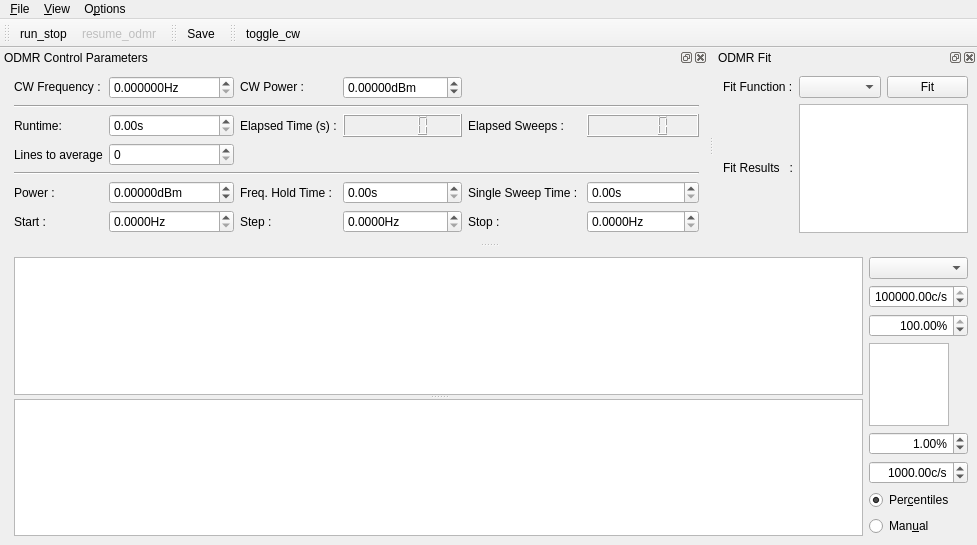
<?xml version="1.0" encoding="UTF-8"?>
<ui version="4.0">
 <class>MainWindow</class>
 <widget class="QMainWindow" name="MainWindow">
  <property name="geometry">
   <rect>
    <x>0</x>
    <y>0</y>
    <width>977</width>
    <height>545</height>
   </rect>
  </property>
  <property name="contextMenuPolicy">
   <enum>Qt::DefaultContextMenu</enum>
  </property>
  <property name="windowTitle">
   <string>qudi-hira: cwODMR (AWG)</string>
  </property>
  <widget class="QWidget" name="centralwidget">
   <layout class="QHBoxLayout" name="horizontalLayout">
    <item>
     <spacer name="horizontalSpacer">
      <property name="orientation">
       <enum>Qt::Horizontal</enum>
      </property>
      <property name="sizeHint" stdset="0">
       <size>
        <width>5</width>
        <height>20</height>
       </size>
      </property>
     </spacer>
    </item>
    <item>
     <widget class="QSplitter" name="splitter">
      <property name="sizePolicy">
       <sizepolicy hsizetype="Preferred" vsizetype="Expanding">
        <horstretch>1</horstretch>
        <verstretch>0</verstretch>
       </sizepolicy>
      </property>
      <property name="orientation">
       <enum>Qt::Vertical</enum>
      </property>
      <widget class="PlotWidget" name="odmr_PlotWidget">
       <property name="sizePolicy">
        <sizepolicy hsizetype="Expanding" vsizetype="Expanding">
         <horstretch>1</horstretch>
         <verstretch>1</verstretch>
        </sizepolicy>
       </property>
      </widget>
      <widget class="PlotWidget" name="odmr_matrix_PlotWidget">
       <property name="sizePolicy">
        <sizepolicy hsizetype="Expanding" vsizetype="Expanding">
         <horstretch>1</horstretch>
         <verstretch>1</verstretch>
        </sizepolicy>
       </property>
      </widget>
     </widget>
    </item>
    <item>
     <layout class="QVBoxLayout" name="verticalLayout">
      <item>
       <widget class="QComboBox" name="odmr_channel_ComboBox"/>
      </item>
      <item>
       <widget class="ScienDSpinBox" name="odmr_cb_max_DoubleSpinBox">
        <property name="maximumSize">
         <size>
          <width>100</width>
          <height>16777215</height>
         </size>
        </property>
        <property name="alignment">
         <set>Qt::AlignRight|Qt::AlignTrailing|Qt::AlignVCenter</set>
        </property>
        <property name="suffix">
         <string>c/s</string>
        </property>
        <property name="minimum">
         <double>-10.000000000000000</double>
        </property>
        <property name="maximum">
         <double>1000000000.000000000000000</double>
        </property>
        <property name="value">
         <double>100000.000000000000000</double>
        </property>
       </widget>
      </item>
      <item>
       <widget class="ScienDSpinBox" name="odmr_cb_high_percentile_DoubleSpinBox">
        <property name="maximumSize">
         <size>
          <width>100</width>
          <height>16777215</height>
         </size>
        </property>
        <property name="alignment">
         <set>Qt::AlignRight|Qt::AlignTrailing|Qt::AlignVCenter</set>
        </property>
        <property name="suffix">
         <string>%</string>
        </property>
        <property name="minimum">
         <double>0.000000000000000</double>
        </property>
        <property name="maximum">
         <double>100.000000000000000</double>
        </property>
        <property name="value">
         <double>100.000000000000000</double>
        </property>
       </widget>
      </item>
      <item>
       <widget class="PlotWidget" name="odmr_cb_PlotWidget">
        <property name="sizePolicy">
         <sizepolicy hsizetype="Expanding" vsizetype="Expanding">
          <horstretch>0</horstretch>
          <verstretch>0</verstretch>
         </sizepolicy>
        </property>
        <property name="maximumSize">
         <size>
          <width>80</width>
          <height>16777215</height>
         </size>
        </property>
       </widget>
      </item>
      <item>
       <widget class="ScienDSpinBox" name="odmr_cb_low_percentile_DoubleSpinBox">
        <property name="maximumSize">
         <size>
          <width>100</width>
          <height>16777215</height>
         </size>
        </property>
        <property name="alignment">
         <set>Qt::AlignRight|Qt::AlignTrailing|Qt::AlignVCenter</set>
        </property>
        <property name="suffix">
         <string>%</string>
        </property>
        <property name="minimum">
         <double>0.000000000000000</double>
        </property>
        <property name="maximum">
         <double>100.000000000000000</double>
        </property>
        <property name="value">
         <double>1.000000000000000</double>
        </property>
       </widget>
      </item>
      <item>
       <widget class="ScienDSpinBox" name="odmr_cb_min_DoubleSpinBox">
        <property name="maximumSize">
         <size>
          <width>100</width>
          <height>16777215</height>
         </size>
        </property>
        <property name="alignment">
         <set>Qt::AlignRight|Qt::AlignTrailing|Qt::AlignVCenter</set>
        </property>
        <property name="suffix">
         <string>c/s</string>
        </property>
        <property name="minimum">
         <double>-10.000000000000000</double>
        </property>
        <property name="maximum">
         <double>1000000000.000000000000000</double>
        </property>
        <property name="value">
         <double>1000.000000000000000</double>
        </property>
       </widget>
      </item>
      <item>
       <widget class="QRadioButton" name="odmr_cb_centiles_RadioButton">
        <property name="text">
         <string>Per&amp;centiles</string>
        </property>
        <property name="checked">
         <bool>true</bool>
        </property>
        <attribute name="buttonGroup">
         <string notr="true">buttonGroup</string>
        </attribute>
       </widget>
      </item>
      <item>
       <widget class="QRadioButton" name="odmr_cb_manual_RadioButton">
        <property name="text">
         <string>Man&amp;ual</string>
        </property>
        <attribute name="buttonGroup">
         <string notr="true">buttonGroup</string>
        </attribute>
       </widget>
      </item>
     </layout>
    </item>
   </layout>
  </widget>
  <widget class="QMenuBar" name="menubar">
   <property name="geometry">
    <rect>
     <x>0</x>
     <y>0</y>
     <width>977</width>
     <height>21</height>
    </rect>
   </property>
   <widget class="QMenu" name="menu_File">
    <property name="title">
     <string>&amp;File</string>
    </property>
    <addaction name="action_Save"/>
    <addaction name="action_Close"/>
   </widget>
   <widget class="QMenu" name="menu_Options">
    <property name="title">
     <string>O&amp;ptions</string>
    </property>
    <addaction name="action_Settings"/>
    <addaction name="action_FitSettings"/>
   </widget>
   <widget class="QMenu" name="menu_View">
    <property name="title">
     <string>&amp;View</string>
    </property>
    <addaction name="action_RestoreDefault"/>
   </widget>
   <addaction name="menu_File"/>
   <addaction name="menu_View"/>
   <addaction name="menu_Options"/>
  </widget>
  <widget class="QToolBar" name="toolBar">
   <property name="windowTitle">
    <string>toolBar</string>
   </property>
   <attribute name="toolBarArea">
    <enum>TopToolBarArea</enum>
   </attribute>
   <attribute name="toolBarBreak">
    <bool>false</bool>
   </attribute>
   <addaction name="action_run_stop"/>
   <addaction name="action_resume_odmr"/>
  </widget>
  <widget class="QDockWidget" name="odmr_control_DockWidget">
   <property name="enabled">
    <bool>true</bool>
   </property>
   <property name="sizePolicy">
    <sizepolicy hsizetype="Fixed" vsizetype="Fixed">
     <horstretch>1</horstretch>
     <verstretch>0</verstretch>
    </sizepolicy>
   </property>
   <property name="baseSize">
    <size>
     <width>0</width>
     <height>20</height>
    </size>
   </property>
   <property name="toolTip">
    <string/>
   </property>
   <property name="windowTitle">
    <string>ODMR Control Parameters</string>
   </property>
   <attribute name="dockWidgetArea">
    <number>4</number>
   </attribute>
   <widget class="QWidget" name="dockWidgetContents_3">
    <property name="sizePolicy">
     <sizepolicy hsizetype="Minimum" vsizetype="Minimum">
      <horstretch>0</horstretch>
      <verstretch>0</verstretch>
     </sizepolicy>
    </property>
    <layout class="QGridLayout" name="gridLayout">
     <item row="1" column="1" colspan="6">
      <widget class="Line" name="line_2">
       <property name="minimumSize">
        <size>
         <width>0</width>
         <height>0</height>
        </size>
       </property>
       <property name="lineWidth">
        <number>1</number>
       </property>
       <property name="midLineWidth">
        <number>0</number>
       </property>
       <property name="orientation">
        <enum>Qt::Horizontal</enum>
       </property>
      </widget>
     </item>
     <item row="6" column="5">
      <widget class="QLabel" name="label_5">
       <property name="sizePolicy">
        <sizepolicy hsizetype="Minimum" vsizetype="Minimum">
         <horstretch>0</horstretch>
         <verstretch>0</verstretch>
        </sizepolicy>
       </property>
       <property name="text">
        <string>Stop :</string>
       </property>
      </widget>
     </item>
     <item row="0" column="3">
      <widget class="QLabel" name="label_6">
       <property name="sizePolicy">
        <sizepolicy hsizetype="Minimum" vsizetype="Fixed">
         <horstretch>0</horstretch>
         <verstretch>0</verstretch>
        </sizepolicy>
       </property>
       <property name="text">
        <string>CW Power :</string>
       </property>
      </widget>
     </item>
     <item row="6" column="6">
      <widget class="ScienDSpinBox" name="stop_freq_DoubleSpinBox">
       <property name="sizePolicy">
        <sizepolicy hsizetype="Minimum" vsizetype="Fixed">
         <horstretch>0</horstretch>
         <verstretch>0</verstretch>
        </sizepolicy>
       </property>
       <property name="suffix">
        <string>Hz</string>
       </property>
       <property name="decimals">
        <number>4</number>
       </property>
       <property name="minimum">
        <double>0.000000000000000</double>
       </property>
       <property name="maximum">
        <double>1000000000.000000000000000</double>
       </property>
      </widget>
     </item>
     <item row="0" column="2">
      <widget class="ScienDSpinBox" name="cw_frequency_DoubleSpinBox">
       <property name="sizePolicy">
        <sizepolicy hsizetype="Minimum" vsizetype="Fixed">
         <horstretch>0</horstretch>
         <verstretch>0</verstretch>
        </sizepolicy>
       </property>
       <property name="suffix">
        <string>Hz</string>
       </property>
       <property name="decimals">
        <number>6</number>
       </property>
       <property name="maximum">
        <double>1000000000.000000000000000</double>
       </property>
       <property name="singleStep">
        <double>0.010000000000000</double>
       </property>
      </widget>
     </item>
     <item row="2" column="2">
      <widget class="QDoubleSpinBox" name="runtime_DoubleSpinBox">
       <property name="sizePolicy">
        <sizepolicy hsizetype="Minimum" vsizetype="Fixed">
         <horstretch>0</horstretch>
         <verstretch>0</verstretch>
        </sizepolicy>
       </property>
       <property name="suffix">
        <string>s</string>
       </property>
       <property name="maximum">
        <double>10000000.000000000000000</double>
       </property>
      </widget>
     </item>
     <item row="2" column="5">
      <widget class="QLabel" name="label_10">
       <property name="sizePolicy">
        <sizepolicy hsizetype="Minimum" vsizetype="Minimum">
         <horstretch>0</horstretch>
         <verstretch>0</verstretch>
        </sizepolicy>
       </property>
       <property name="text">
        <string>Elapsed Sweeps :</string>
       </property>
      </widget>
     </item>
     <item row="6" column="2">
      <widget class="ScienDSpinBox" name="start_freq_DoubleSpinBox">
       <property name="sizePolicy">
        <sizepolicy hsizetype="Minimum" vsizetype="Fixed">
         <horstretch>0</horstretch>
         <verstretch>0</verstretch>
        </sizepolicy>
       </property>
       <property name="suffix">
        <string>Hz</string>
       </property>
       <property name="decimals">
        <number>4</number>
       </property>
       <property name="maximum">
        <double>1000000000.000000000000000</double>
       </property>
      </widget>
     </item>
     <item row="0" column="4">
      <widget class="ScienDSpinBox" name="cw_power_DoubleSpinBox">
       <property name="sizePolicy">
        <sizepolicy hsizetype="Minimum" vsizetype="Fixed">
         <horstretch>0</horstretch>
         <verstretch>0</verstretch>
        </sizepolicy>
       </property>
       <property name="suffix">
        <string>dBm</string>
       </property>
       <property name="decimals">
        <number>5</number>
       </property>
       <property name="minimum">
        <double>-1000.000000000000000</double>
       </property>
       <property name="maximum">
        <double>100.000000000000000</double>
       </property>
      </widget>
     </item>
     <item row="3" column="1">
      <widget class="QLabel" name="average_label">
       <property name="text">
        <string>Lines to average</string>
       </property>
      </widget>
     </item>
     <item row="5" column="2">
      <widget class="ScienDSpinBox" name="sweep_power_DoubleSpinBox">
       <property name="sizePolicy">
        <sizepolicy hsizetype="Minimum" vsizetype="Fixed">
         <horstretch>0</horstretch>
         <verstretch>0</verstretch>
        </sizepolicy>
       </property>
       <property name="suffix">
        <string>dBm</string>
       </property>
       <property name="decimals">
        <number>5</number>
       </property>
       <property name="minimum">
        <double>-1000.000000000000000</double>
       </property>
       <property name="maximum">
        <double>100.000000000000000</double>
       </property>
      </widget>
     </item>
     <item row="4" column="1" colspan="6">
      <widget class="Line" name="line">
       <property name="orientation">
        <enum>Qt::Horizontal</enum>
       </property>
      </widget>
     </item>
     <item row="0" column="1">
      <widget class="QLabel" name="label">
       <property name="sizePolicy">
        <sizepolicy hsizetype="Minimum" vsizetype="Fixed">
         <horstretch>0</horstretch>
         <verstretch>0</verstretch>
        </sizepolicy>
       </property>
       <property name="text">
        <string>CW Frequency :</string>
       </property>
      </widget>
     </item>
     <item row="3" column="2">
      <widget class="QSpinBox" name="average_level_SpinBox">
       <property name="minimum">
        <number>0</number>
       </property>
       <property name="maximum">
        <number>1000</number>
       </property>
       <property name="singleStep">
        <number>1</number>
       </property>
       <property name="value">
        <number>0</number>
       </property>
      </widget>
     </item>
     <item row="6" column="1">
      <widget class="QLabel" name="label_3">
       <property name="sizePolicy">
        <sizepolicy hsizetype="Minimum" vsizetype="Minimum">
         <horstretch>0</horstretch>
         <verstretch>0</verstretch>
        </sizepolicy>
       </property>
       <property name="text">
        <string>Start :</string>
       </property>
      </widget>
     </item>
     <item row="2" column="6">
      <widget class="QLCDNumber" name="elapsed_sweeps_DisplayWidget"/>
     </item>
     <item row="6" column="3">
      <widget class="QLabel" name="label_4">
       <property name="sizePolicy">
        <sizepolicy hsizetype="Minimum" vsizetype="Minimum">
         <horstretch>0</horstretch>
         <verstretch>0</verstretch>
        </sizepolicy>
       </property>
       <property name="text">
        <string>Step :</string>
       </property>
      </widget>
     </item>
     <item row="6" column="4">
      <widget class="ScienDSpinBox" name="step_freq_DoubleSpinBox">
       <property name="sizePolicy">
        <sizepolicy hsizetype="Minimum" vsizetype="Fixed">
         <horstretch>0</horstretch>
         <verstretch>0</verstretch>
        </sizepolicy>
       </property>
       <property name="suffix">
        <string>Hz</string>
       </property>
       <property name="decimals">
        <number>4</number>
       </property>
       <property name="minimum">
        <double>0.000000000000000</double>
       </property>
       <property name="maximum">
        <double>1000000000.000000000000000</double>
       </property>
       <property name="singleStep">
        <double>0.100000000000000</double>
       </property>
      </widget>
     </item>
     <item row="2" column="4">
      <widget class="QLCDNumber" name="elapsed_time_DisplayWidget">
       <property name="sizePolicy">
        <sizepolicy hsizetype="Minimum" vsizetype="Minimum">
         <horstretch>0</horstretch>
         <verstretch>0</verstretch>
        </sizepolicy>
       </property>
      </widget>
     </item>
     <item row="0" column="0" rowspan="7">
      <spacer name="horizontalSpacer_2">
       <property name="orientation">
        <enum>Qt::Horizontal</enum>
       </property>
       <property name="sizeHint" stdset="0">
        <size>
         <width>5</width>
         <height>20</height>
        </size>
       </property>
      </spacer>
     </item>
     <item row="2" column="3">
      <widget class="QLabel" name="label_8">
       <property name="sizePolicy">
        <sizepolicy hsizetype="Minimum" vsizetype="Minimum">
         <horstretch>0</horstretch>
         <verstretch>0</verstretch>
        </sizepolicy>
       </property>
       <property name="text">
        <string>Elapsed Time (s) :</string>
       </property>
      </widget>
     </item>
     <item row="5" column="3">
      <widget class="QLabel" name="label_11">
       <property name="text">
        <string>Freq. Hold Time :</string>
       </property>
      </widget>
     </item>
     <item row="5" column="1">
      <widget class="QLabel" name="label_2">
       <property name="sizePolicy">
        <sizepolicy hsizetype="Minimum" vsizetype="Minimum">
         <horstretch>0</horstretch>
         <verstretch>0</verstretch>
        </sizepolicy>
       </property>
       <property name="text">
        <string>Power :</string>
       </property>
      </widget>
     </item>
     <item row="2" column="1">
      <widget class="QLabel" name="label_7">
       <property name="sizePolicy">
        <sizepolicy hsizetype="Minimum" vsizetype="Minimum">
         <horstretch>0</horstretch>
         <verstretch>0</verstretch>
        </sizepolicy>
       </property>
       <property name="text">
        <string>Runtime:</string>
       </property>
      </widget>
     </item>
     <item row="5" column="4">
      <widget class="ScienDSpinBox" name="freq_hold_time_DoubleSpinBox">
       <property name="suffix">
        <string>s</string>
       </property>
      </widget>
     </item>
     <item row="5" column="5">
      <widget class="QLabel" name="label_13">
       <property name="text">
        <string>Single Sweep Time : </string>
       </property>
      </widget>
     </item>
     <item row="5" column="6">
      <widget class="ScienDSpinBox" name="single_sweep_time_doubleSpinBox">
       <property name="suffix">
        <string>s</string>
       </property>
      </widget>
     </item>
    </layout>
   </widget>
  </widget>
  <widget class="QDockWidget" name="odmr_fit_DockWidget">
   <property name="sizePolicy">
    <sizepolicy hsizetype="Minimum" vsizetype="Minimum">
     <horstretch>0</horstretch>
     <verstretch>0</verstretch>
    </sizepolicy>
   </property>
   <property name="baseSize">
    <size>
     <width>0</width>
     <height>20</height>
    </size>
   </property>
   <property name="windowTitle">
    <string>ODMR Fit</string>
   </property>
   <attribute name="dockWidgetArea">
    <number>4</number>
   </attribute>
   <widget class="QWidget" name="dockWidgetContents_5">
    <property name="sizePolicy">
     <sizepolicy hsizetype="Minimum" vsizetype="Minimum">
      <horstretch>0</horstretch>
      <verstretch>0</verstretch>
     </sizepolicy>
    </property>
    <layout class="QGridLayout" name="gridLayout_2">
     <item row="0" column="2">
      <widget class="QPushButton" name="do_fit_PushButton">
       <property name="sizePolicy">
        <sizepolicy hsizetype="Minimum" vsizetype="Fixed">
         <horstretch>0</horstretch>
         <verstretch>0</verstretch>
        </sizepolicy>
       </property>
       <property name="text">
        <string>Fit</string>
       </property>
      </widget>
     </item>
     <item row="0" column="1">
      <widget class="FitSettingsComboBox" name="fit_methods_ComboBox">
       <property name="sizePolicy">
        <sizepolicy hsizetype="Minimum" vsizetype="Fixed">
         <horstretch>0</horstretch>
         <verstretch>0</verstretch>
        </sizepolicy>
       </property>
      </widget>
     </item>
     <item row="0" column="0">
      <widget class="QLabel" name="label_9">
       <property name="sizePolicy">
        <sizepolicy hsizetype="Fixed" vsizetype="Minimum">
         <horstretch>0</horstretch>
         <verstretch>0</verstretch>
        </sizepolicy>
       </property>
       <property name="text">
        <string>Fit Function :</string>
       </property>
      </widget>
     </item>
     <item row="1" column="0">
      <widget class="QLabel" name="label_12">
       <property name="sizePolicy">
        <sizepolicy hsizetype="Fixed" vsizetype="Fixed">
         <horstretch>0</horstretch>
         <verstretch>0</verstretch>
        </sizepolicy>
       </property>
       <property name="text">
        <string>Fit Results   :</string>
       </property>
      </widget>
     </item>
     <item row="1" column="1" colspan="2">
      <widget class="QTextBrowser" name="odmr_fit_results_DisplayWidget">
       <property name="sizePolicy">
        <sizepolicy hsizetype="Ignored" vsizetype="Expanding">
         <horstretch>0</horstretch>
         <verstretch>0</verstretch>
        </sizepolicy>
       </property>
       <property name="baseSize">
        <size>
         <width>0</width>
         <height>1</height>
        </size>
       </property>
       <property name="sizeAdjustPolicy">
        <enum>QAbstractScrollArea::AdjustToContents</enum>
       </property>
       <property name="tabChangesFocus">
        <bool>true</bool>
       </property>
      </widget>
     </item>
    </layout>
   </widget>
  </widget>
  <widget class="QToolBar" name="save_ToolBar">
   <property name="windowTitle">
    <string>toolBar_2</string>
   </property>
   <attribute name="toolBarArea">
    <enum>TopToolBarArea</enum>
   </attribute>
   <attribute name="toolBarBreak">
    <bool>false</bool>
   </attribute>
   <addaction name="action_Save"/>
  </widget>
  <widget class="QToolBar" name="cw_ToolBar">
   <property name="windowTitle">
    <string>toolBar_2</string>
   </property>
   <attribute name="toolBarArea">
    <enum>TopToolBarArea</enum>
   </attribute>
   <attribute name="toolBarBreak">
    <bool>false</bool>
   </attribute>
   <addaction name="action_toggle_cw"/>
  </widget>
  <action name="action_Settings">
   <property name="icon">
    <iconset>
     <normaloff>../../artwork/icons/oxygen/22x22/configure.png</normaloff>../../artwork/icons/oxygen/22x22/configure.png</iconset>
   </property>
   <property name="text">
    <string>&amp;Settings</string>
   </property>
  </action>
  <action name="action_Save">
   <property name="icon">
    <iconset>
     <normaloff>../../artwork/icons/oxygen/22x22/document-save.png</normaloff>../../artwork/icons/oxygen/22x22/document-save.png</iconset>
   </property>
   <property name="text">
    <string>&amp;Save</string>
   </property>
   <property name="toolTip">
    <string>Save odmr data</string>
   </property>
  </action>
  <action name="action_Close">
   <property name="icon">
    <iconset>
     <normaloff>../../artwork/icons/oxygen/22x22/application-exit.png</normaloff>../../artwork/icons/oxygen/22x22/application-exit.png</iconset>
   </property>
   <property name="text">
    <string>&amp;Close</string>
   </property>
  </action>
  <action name="action_run_stop">
   <property name="checkable">
    <bool>true</bool>
   </property>
   <property name="icon">
    <iconset>
     <normaloff>../../artwork/icons/qudiTheme/22x22/start-counter.png</normaloff>
     <activeon>../../artwork/icons/qudiTheme/22x22/stop-counter.png</activeon>../../artwork/icons/qudiTheme/22x22/start-counter.png</iconset>
   </property>
   <property name="text">
    <string>run_stop</string>
   </property>
  </action>
  <action name="action_resume_odmr">
   <property name="checkable">
    <bool>true</bool>
   </property>
   <property name="enabled">
    <bool>false</bool>
   </property>
   <property name="icon">
    <iconset>
     <normaloff>../../artwork/icons/qudiTheme/22x22/restart-counter.png</normaloff>
     <activeon>../../artwork/icons/qudiTheme/22x22/stop-counter.png</activeon>../../artwork/icons/qudiTheme/22x22/restart-counter.png</iconset>
   </property>
   <property name="text">
    <string>resume_odmr</string>
   </property>
   <property name="toolTip">
    <string>resume odmr measurement</string>
   </property>
  </action>
  <action name="action_RestoreDefault">
   <property name="text">
    <string>Restore &amp;default</string>
   </property>
  </action>
  <action name="action_FitSettings">
   <property name="text">
    <string>Fit settings</string>
   </property>
  </action>
  <action name="action_toggle_cw">
   <property name="checkable">
    <bool>true</bool>
   </property>
   <property name="icon">
    <iconset>
     <normaloff>../../artwork/icons/oxygen/22x22/media-playback-start.png</normaloff>
     <normalon>../../artwork/icons/oxygen/22x22/media-playback-stop.png</normalon>
     <activeon>../../artwork/icons/oxygen/22x22/media-playback-stop.png</activeon>../../artwork/icons/oxygen/22x22/media-playback-start.png</iconset>
   </property>
   <property name="text">
    <string>toggle_cw</string>
   </property>
   <property name="toolTip">
    <string>toggle microwave CW output</string>
   </property>
  </action>
 </widget>
 <customwidgets>
  <customwidget>
   <class>PlotWidget</class>
   <extends>QGraphicsView</extends>
   <header>pyqtgraph</header>
  </customwidget>
  <customwidget>
   <class>ScienDSpinBox</class>
   <extends>QDoubleSpinBox</extends>
   <header>qtwidgets.scientific_spinbox.h</header>
  </customwidget>
  <customwidget>
   <class>FitSettingsComboBox</class>
   <extends>QComboBox</extends>
   <header>gui/fitsettings</header>
  </customwidget>
 </customwidgets>
 <tabstops>
  <tabstop>odmr_cb_max_DoubleSpinBox</tabstop>
  <tabstop>odmr_cb_high_percentile_DoubleSpinBox</tabstop>
  <tabstop>odmr_cb_PlotWidget</tabstop>
  <tabstop>odmr_cb_low_percentile_DoubleSpinBox</tabstop>
  <tabstop>odmr_cb_min_DoubleSpinBox</tabstop>
  <tabstop>odmr_cb_centiles_RadioButton</tabstop>
  <tabstop>odmr_cb_manual_RadioButton</tabstop>
  <tabstop>odmr_PlotWidget</tabstop>
  <tabstop>odmr_matrix_PlotWidget</tabstop>
 </tabstops>
 <resources/>
 <connections>
  <connection>
   <sender>action_Close</sender>
   <signal>triggered()</signal>
   <receiver>MainWindow</receiver>
   <slot>close()</slot>
   <hints>
    <hint type="sourcelabel">
     <x>-1</x>
     <y>-1</y>
    </hint>
    <hint type="destinationlabel">
     <x>531</x>
     <y>347</y>
    </hint>
   </hints>
  </connection>
 </connections>
 <buttongroups>
  <buttongroup name="buttonGroup"/>
 </buttongroups>
</ui>
